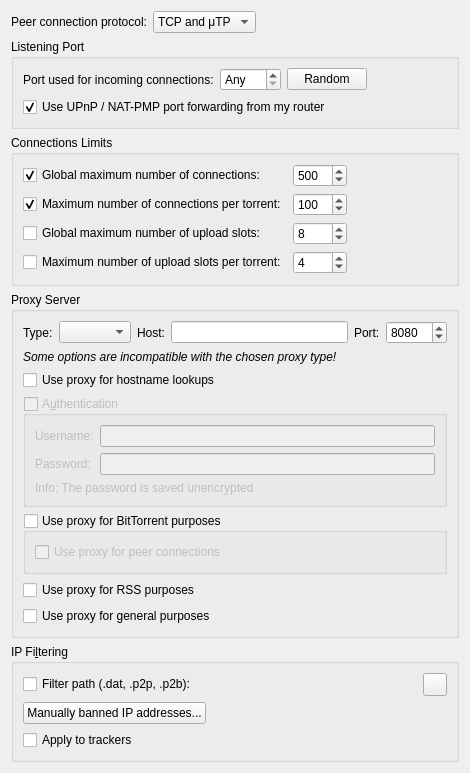
          <widget class="QWidget" name="scrollAreaWidgetContents_3">
           <property name="geometry">
            <rect>
             <x>0</x>
             <y>0</y>
             <width>470</width>
             <height>624</height>
            </rect>
           </property>
           <layout class="QVBoxLayout" name="verticalLayout_20">
            <item>
             <layout class="QHBoxLayout" name="horizontalLayout_12">
              <item>
               <widget class="QLabel" name="label_24">
                <property name="text">
                 <string>Peer connection protocol:</string>
                </property>
               </widget>
              </item>
              <item>
               <widget class="QComboBox" name="comboProtocol">
                <item>
                 <property name="text">
                  <string>TCP and μTP</string>
                 </property>
                </item>
                <item>
                 <property name="text">
                  <string notr="true">TCP</string>
                 </property>
                </item>
                <item>
                 <property name="text">
                  <string notr="true">μTP</string>
                 </property>
                </item>
               </widget>
              </item>
              <item>
               <spacer name="horizontalSpacer_23">
                <property name="orientation">
                 <enum>Qt::Horizontal</enum>
                </property>
                <property name="sizeHint" stdset="0">
                 <size>
                  <width>40</width>
                  <height>20</height>
                 </size>
                </property>
               </spacer>
              </item>
             </layout>
            </item>
            <item>
             <widget class="QGroupBox" name="ListeningPortBox">
              <property name="title">
               <string>Listening Port</string>
              </property>
              <layout class="QVBoxLayout" name="listeningPortLayout">
               <item>
                <layout class="QHBoxLayout" name="listeningPortLayout2">
                 <item>
                  <widget class="QLabel" name="lbl_ports">
                   <property name="text">
                    <string>Port used for incoming connections:</string>
                   </property>
                  </widget>
                 </item>
                 <item>
                  <widget class="QSpinBox" name="spinPort">
                   <property name="toolTip">
                    <string>Set to 0 to let your system pick an unused port</string>
                   </property>
                   <property name="specialValueText">
                    <string>Any</string>
                   </property>
                   <property name="maximum">
                    <number>65535</number>
                   </property>
                  </widget>
                 </item>
                 <item>
                  <widget class="QPushButton" name="randomButton">
                   <property name="text">
                    <string>Random</string>
                   </property>
                  </widget>
                 </item>
                 <item>
                  <spacer name="horizontalSpacer_4">
                   <property name="orientation">
                    <enum>Qt::Horizontal</enum>
                   </property>
                   <property name="sizeHint" stdset="0">
                    <size>
                     <width>40</width>
                     <height>20</height>
                    </size>
                   </property>
                  </spacer>
                 </item>
                </layout>
               </item>
               <item>
                <widget class="QCheckBox" name="checkUPnP">
                 <property name="text">
                  <string>Use UPnP / NAT-PMP port forwarding from my router</string>
                 </property>
                 <property name="checked">
                  <bool>true</bool>
                 </property>
                </widget>
               </item>
              </layout>
             </widget>
            </item>
            <item>
             <widget class="QGroupBox" name="nbConnecBox">
              <property name="title">
               <string>Connections Limits</string>
              </property>
              <layout class="QGridLayout" name="gridLayout">
               <item row="3" column="1">
                <widget class="QSpinBox" name="spinMaxUploadsPerTorrent">
                 <property name="maximum">
                  <number>500</number>
                 </property>
                 <property name="value">
                  <number>4</number>
                 </property>
                </widget>
               </item>
               <item row="1" column="0">
                <widget class="QCheckBox" name="checkMaxConnectionsPerTorrent">
                 <property name="text">
                  <string>Maximum number of connections per torrent:</string>
                 </property>
                 <property name="checked">
                  <bool>true</bool>
                 </property>
                </widget>
               </item>
               <item row="0" column="0">
                <widget class="QCheckBox" name="checkMaxConnections">
                 <property name="text">
                  <string>Global maximum number of connections:</string>
                 </property>
                 <property name="checked">
                  <bool>true</bool>
                 </property>
                </widget>
               </item>
               <item row="0" column="1">
                <widget class="QSpinBox" name="spinMaxConnec">
                 <property name="enabled">
                  <bool>true</bool>
                 </property>
                 <property name="minimum">
                  <number>2</number>
                 </property>
                 <property name="maximum">
                  <number>2000</number>
                 </property>
                 <property name="value">
                  <number>500</number>
                 </property>
                </widget>
               </item>
               <item row="1" column="1">
                <widget class="QSpinBox" name="spinMaxConnecPerTorrent">
                 <property name="minimum">
                  <number>2</number>
                 </property>
                 <property name="maximum">
                  <number>2000</number>
                 </property>
                 <property name="value">
                  <number>100</number>
                 </property>
                </widget>
               </item>
               <item row="3" column="0">
                <widget class="QCheckBox" name="checkMaxUploadsPerTorrent">
                 <property name="text">
                  <string>Maximum number of upload slots per torrent:</string>
                 </property>
                </widget>
               </item>
               <item row="2" column="0">
                <widget class="QCheckBox" name="checkMaxUploads">
                 <property name="text">
                  <string>Global maximum number of upload slots:</string>
                 </property>
                </widget>
               </item>
               <item row="2" column="1">
                <widget class="QSpinBox" name="spinMaxUploads">
                 <property name="maximum">
                  <number>2000</number>
                 </property>
                 <property name="value">
                  <number>8</number>
                 </property>
                </widget>
               </item>
               <item row="0" column="2">
                <spacer name="horizontalSpacer_3">
                 <property name="orientation">
                  <enum>Qt::Horizontal</enum>
                 </property>
                 <property name="sizeHint" stdset="0">
                  <size>
                   <width>40</width>
                   <height>20</height>
                  </size>
                 </property>
                </spacer>
               </item>
              </layout>
             </widget>
            </item>
            <item>
             <widget class="QGroupBox" name="groupProxy">
              <property name="enabled">
               <bool>true</bool>
              </property>
              <property name="title">
               <string>Proxy Server</string>
              </property>
              <layout class="QVBoxLayout" name="verticalLayout_29">
               <item>
                <layout class="QHBoxLayout" name="proxyTypeLayout">
                 <item>
                  <widget class="QLabel" name="ProxyType_lbl">
                   <property name="text">
                    <string>Type:</string>
                   </property>
                  </widget>
                 </item>
                 <item>
                  <widget class="QComboBox" name="comboProxyType" />
                 </item>
                 <item>
                  <widget class="QLabel" name="lblProxyIP">
                   <property name="text">
                    <string>Host:</string>
                   </property>
                  </widget>
                 </item>
                 <item>
                  <widget class="QLineEdit" name="textProxyIP" />
                 </item>
                 <item>
                  <widget class="QLabel" name="lblProxyPort">
                   <property name="text">
                    <string>Port:</string>
                   </property>
                  </widget>
                 </item>
                 <item>
                  <widget class="QSpinBox" name="spinProxyPort">
                   <property name="minimum">
                    <number>1</number>
                   </property>
                   <property name="maximum">
                    <number>65535</number>
                   </property>
                   <property name="value">
                    <number>8080</number>
                   </property>
                  </widget>
                 </item>
                </layout>
               </item>
               <item>
                <widget class="QLabel" name="labelProxyTypeIncompatible">
                 <property name="font">
                  <font>
                   <italic>true</italic>
                  </font>
                 </property>
                 <property name="text">
                  <string>Some options are incompatible with the chosen proxy type!</string>
                 </property>
                </widget>
               </item>
               <item>
                <widget class="QCheckBox" name="checkProxyHostnameLookup">
                 <property name="toolTip">
                  <string>If checked, hostname lookups are done via the proxy</string>
                 </property>
                 <property name="text">
                  <string>Use proxy for hostname lookups</string>
                 </property>
                </widget>
               </item>
               <item>
                <widget class="QGroupBox" name="checkProxyAuth">
                 <property name="enabled">
                  <bool>false</bool>
                 </property>
                 <property name="title">
                  <string>A&amp;uthentication</string>
                 </property>
                 <property name="checkable">
                  <bool>true</bool>
                 </property>
                 <property name="checked">
                  <bool>false</bool>
                 </property>
                 <layout class="QVBoxLayout" name="verticalLayout_24">
                  <item>
                   <layout class="QGridLayout" name="gridLayout_12">
                    <item row="0" column="0">
                     <widget class="QLabel" name="lblProxyUsername">
                      <property name="text">
                       <string>Username:</string>
                      </property>
                     </widget>
                    </item>
                    <item row="0" column="1">
                     <widget class="QLineEdit" name="textProxyUsername"/>
                    </item>
                    <item row="1" column="0">
                     <widget class="QLabel" name="lblProxyPassword">
                      <property name="text">
                       <string>Password:</string>
                      </property>
                     </widget>
                    </item>
                    <item row="1" column="1">
                     <widget class="QLineEdit" name="textProxyPassword">
                      <property name="echoMode">
                       <enum>QLineEdit::Password</enum>
                      </property>
                     </widget>
                    </item>
                   </layout>
                  </item>
                  <item>
                   <widget class="QLabel" name="label_23">
                    <property name="text">
                     <string>Info: The password is saved unencrypted</string>
                    </property>
                   </widget>
                  </item>
                 </layout>
                </widget>
               </item>
               <item>
                <widget class="QGroupBox" name="checkProxyBitTorrent">
                 <property name="title">
                  <string>Use proxy for BitTorrent purposes</string>
                 </property>
                 <property name="checkable">
                  <bool>true</bool>
                 </property>
                 <property name="checked">
                  <bool>false</bool>
                 </property>
                 <layout class="QVBoxLayout" name="verticalLayoutProxyBitTorrent">
                  <item>
                   <widget class="QCheckBox" name="checkProxyPeerConnections">
                    <property name="toolTip">
                     <string>Otherwise, the proxy server is only used for tracker connections</string>
                    </property>
                    <property name="text">
                     <string>Use proxy for peer connections</string>
                    </property>
                   </widget>
                  </item>
                 </layout>
                </widget>
               </item>
               <item>
                <widget class="QCheckBox" name="checkProxyRSS">
                 <property name="toolTip">
                  <string>RSS feeds will use proxy</string>
                 </property>
                 <property name="text">
                  <string>Use proxy for RSS purposes</string>
                 </property>
                 <property name="checked">
                  <bool>false</bool>
                 </property>
                </widget>
               </item>
               <item>
                <widget class="QCheckBox" name="checkProxyMisc">
                 <property name="toolTip">
                  <string>Search engine, software updates or anything else will use proxy</string>
                 </property>
                 <property name="text">
                  <string>Use proxy for general purposes</string>
                 </property>
                 <property name="checked">
                  <bool>false</bool>
                 </property>
                </widget>
               </item>
              </layout>
             </widget>
            </item>
            <item>
             <widget class="QGroupBox" name="groupIPFilter">
              <property name="title">
               <string>IP Fi&amp;ltering</string>
              </property>
              <layout class="QVBoxLayout" name="verticalLayout_17">
               <item>
                <layout class="QHBoxLayout" name="horizontalLayout_11">
                 <item>
                  <widget class="QCheckBox" name="checkIPFilter">
                   <property name="text">
                    <string>Filter path (.dat, .p2p, .p2b):</string>
                   </property>
                  </widget>
                 </item>
                 <item>
                  <widget class="FileSystemPathLineEdit" name="textFilterPath" native="true"/>
                 </item>
                 <item>
                  <widget class="QToolButton" name="IpFilterRefreshBtn">
                   <property name="toolTip">
                    <string>Reload the filter</string>
                   </property>
                  </widget>
                 </item>
                </layout>
               </item>
               <item>
                <widget class="QPushButton" name="banListButton">
                 <property name="sizePolicy">
                  <sizepolicy hsizetype="Fixed" vsizetype="Fixed">
                   <horstretch>0</horstretch>
                   <verstretch>0</verstretch>
                  </sizepolicy>
                 </property>
                 <property name="text">
                  <string>Manually banned IP addresses...</string>
                 </property>
                </widget>
               </item>
               <item>
                <widget class="QCheckBox" name="checkIpFilterTrackers">
                 <property name="text">
                  <string>Apply to trackers</string>
                 </property>
                </widget>
               </item>
              </layout>
             </widget>
            </item>
            <item>
             <spacer name="verticalSpacer_3">
              <property name="orientation">
               <enum>Qt::Vertical</enum>
              </property>
              <property name="sizeHint" stdset="0">
               <size>
                <width>20</width>
                <height>40</height>
               </size>
              </property>
             </spacer>
            </item>
           </layout>
          </widget>
